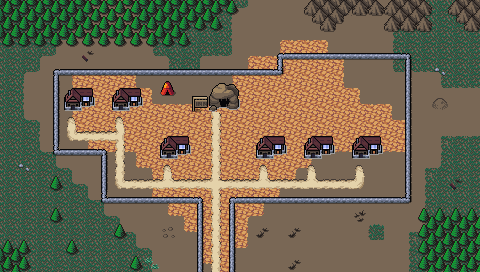

This game map was drawn from its Tiled (.tmx) file and the tilesets committed beside it. A one-line description and the trimmed map source follow:
An orthogonal 30x17 tile map with 16x16 px tiles, 4 tile layers (Background, Ground, Foreground, AboveSprites), 2 tilesets and 9 objects.

<map version="1.5" tiledversion="1.7.1" orientation="orthogonal" renderorder="right-down" width="30" height="17" tilewidth="16" tileheight="16" infinite="0" nextlayerid="6" nextobjectid="50">
 <editorsettings>
  <export target="wastetown..tmx" format="tmx" />
 </editorsettings>
 <tileset firstgid="1" source="../tileset/main.tsx" />
 <tileset firstgid="4425" source="../tileset/buildings.tsx" />
 <layer id="1" name="Background" width="30" height="17">
  <data>[510 cells, 510 non-empty, 16 distinct tile ids]</data>
 </layer>
 <layer id="2" name="Ground" width="30" height="17">
  <data>[510 cells, 271 non-empty, 45 distinct tile ids]</data>
 </layer>
 <layer id="3" name="Foreground" width="30" height="17">
  <properties>
   <property name="spriteLayer" type="bool" value="true" />
  </properties>
  <data>[510 cells, 124 non-empty, 22 distinct tile ids]</data>
 </layer>
 <layer id="5" name="AboveSprites" width="30" height="17">
  <data>[510 cells, 12 non-empty, 2 distinct tile ids]</data>
 </layer>
 <objectgroup id="4" name="Objects">
  <object id="38" template="../obj/entry_up.tx" x="208" y="272" />
  <object id="41" template="../obj/shop.tx" x="64" y="115">
   <properties>
    <property name="shopList" value="Instant,Creature,Red,Rakdos,Gruul,Izzet,Boros,Goblin " />
   </properties>
  </object>
  <object id="42" template="../obj/shop.tx" x="113" y="115">
   <properties>
    <property name="shopList" value="Instant,Creature,Red,Rakdos,Gruul,Izzet,Boros,Goblin " />
   </properties>
  </object>
  <object id="43" template="../obj/shop.tx" x="161" y="163">
   <properties>
    <property name="shopList" value="Instant,Creature,Red,Rakdos,Gruul,Izzet,Boros,Goblin " />
   </properties>
  </object>
  <object id="44" template="../obj/shop.tx" x="257" y="162">
   <properties>
    <property name="shopList" value="Instant,Creature,Red,Rakdos,Gruul,Izzet,Boros,Goblin " />
   </properties>
  </object>
  <object id="45" template="../obj/shop.tx" x="304" y="162">
   <properties>
    <property name="shopList" value="Instant,Creature,Red,Rakdos,Gruul,Izzet,Boros,Goblin " />
   </properties>
  </object>
  <object id="46" template="../obj/shop.tx" x="351" y="162">
   <properties>
    <property name="shopList" value="Instant,Creature,Red,Rakdos,Gruul,Izzet,Boros,Goblin " />
   </properties>
  </object>
  <object id="47" template="../obj/inn.tx" x="214" y="114" />
  <object id="48" template="../obj/shop.tx" x="160" y="96">
   <properties>
    <property name="shopList" value="Mountain" />
   </properties>
  </object>
 </objectgroup>
</map>
